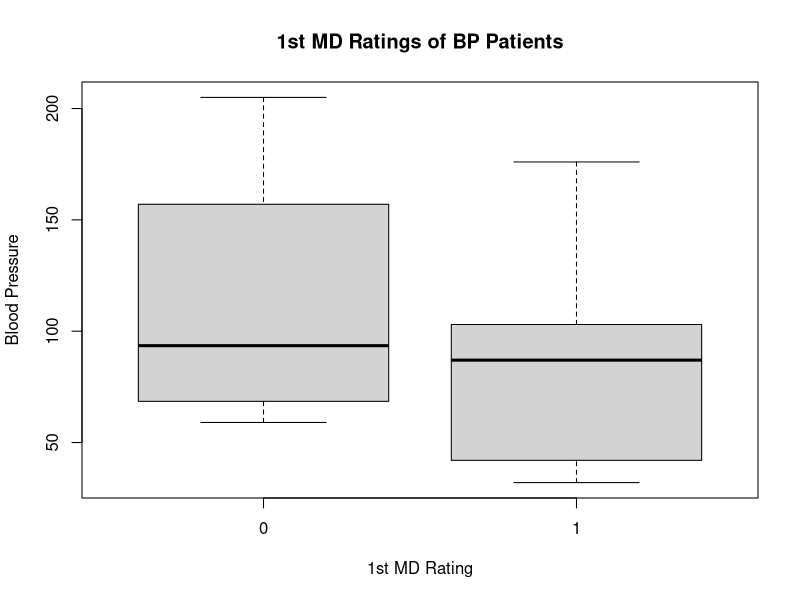
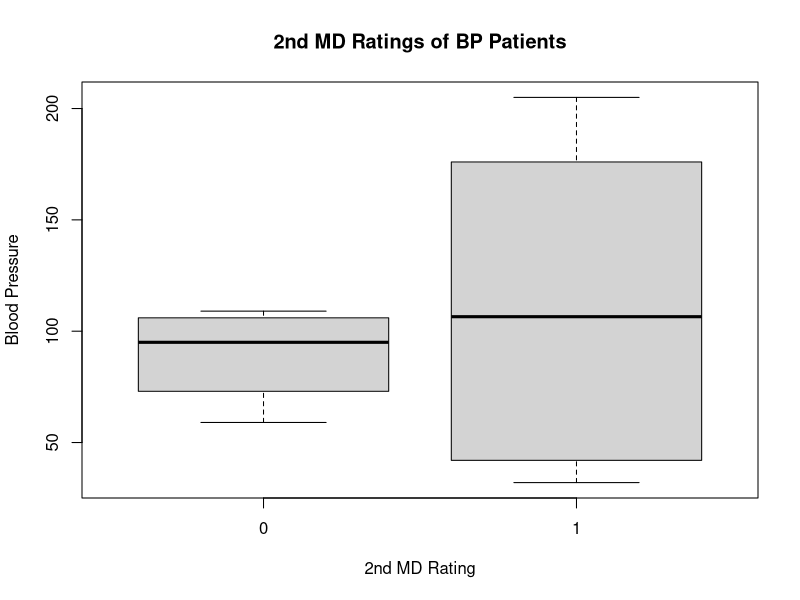
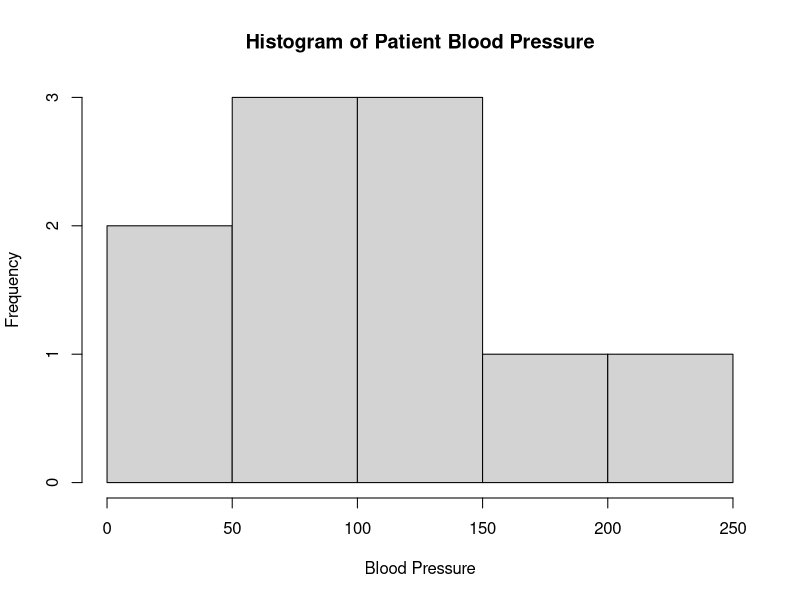

Reproduce these figures in R, in order.
Freq <- c(0.6,0.3,0.4,0.4,0.2,0.6,0.3,0.4,0.9,0.2)
Bloodp <- c(103,87,32,42,59,109,78,205,135,176)
First <- c(1,1,1,1,0,0,0,0,NA,1)
Second <- c(0,0,1,1,0,0,1,1,1,1)
Finaldecision <- c(0,1,0,1,0,1,0,1,1,1)


patients.df <- data.frame(Freq,Bloodp,First,Second,Finaldecision)
patients.df

boxplot(patients.df$Bloodp ~ patients.df$First, main = "1st MD Ratings of BP Patients", xlab = "1st MD Rating", ylab = "Blood Pressure" )
boxplot(patients.df$Bloodp ~ patients.df$Second, main = "2nd MD Ratings of BP Patients", xlab = "2nd MD Rating", ylab = "Blood Pressure"  )

hist(patients.df$Bloodp, main = "Histogram of Patient Blood Pressure", xlab = "Blood Pressure")

mean(patients.df$Bloodp)
